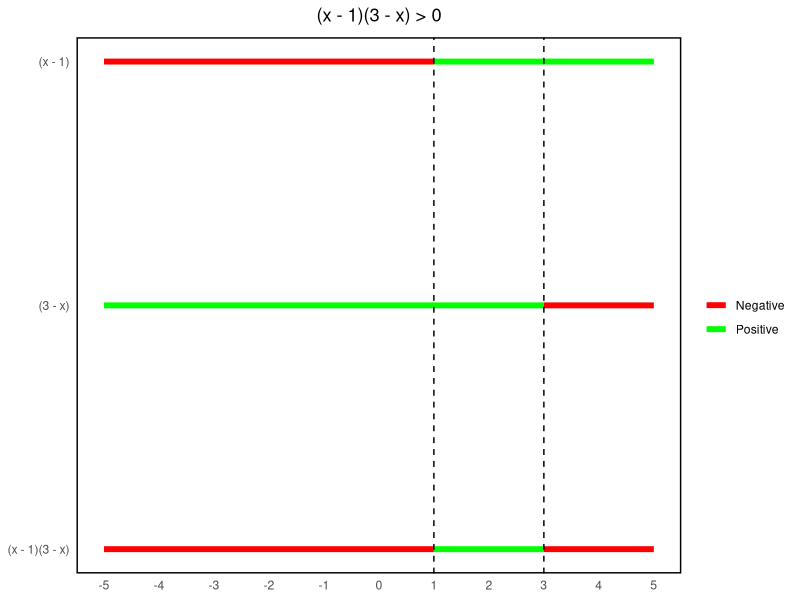
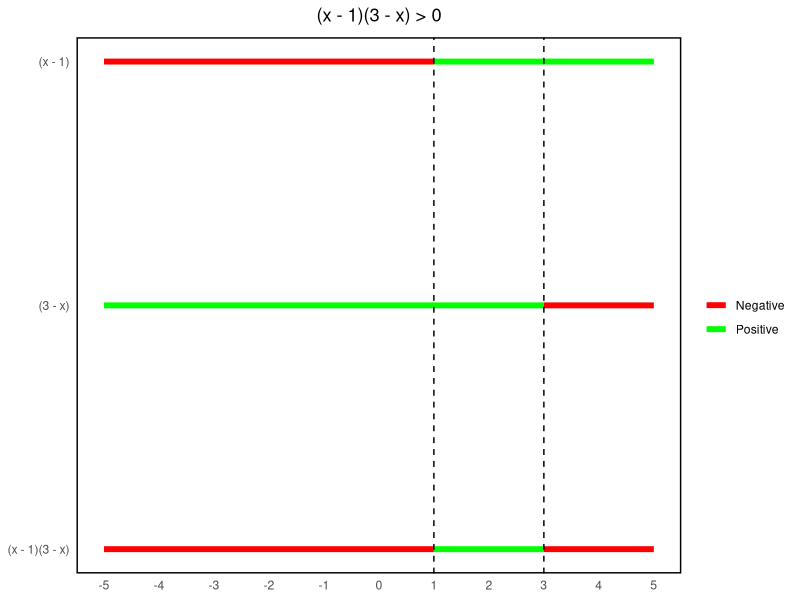

Reproduce these figures in R, in order.
## ---- chunk 1
##################### Figure 1 #####################
##################### Inequalities #####################  
# Load required package
library(ggplot2)

# Create a data frame for each expression
df1 <- data.frame(expression = "(x - 1)", x_start = -5, x_end = 1, y = 3, color = "Negative")
df2 <- data.frame(expression = "(x - 1)", x_start = 1, x_end = 5, y = 3, color = "Positive")
df3 <- data.frame(expression = "(3 - x)", x_start = -5, x_end = 3, y = 2, color = "Positive")
df4 <- data.frame(expression = "(3 - x)", x_start = 3, x_end = 5, y = 2, color = "Negative")
df5 <- data.frame(expression = "(x - 1)(3 - x)", x_start = -5, x_end = 1, y = 1, color = "Negative")
df6 <- data.frame(expression = "(x - 1)(3 - x)", x_start = 1, x_end = 3, y = 1, color = "Positive")
df7 <- data.frame(expression = "(x - 1)(3 - x)", x_start = 3, x_end = 5, y = 1, color = "Negative")

# Combine the data frames
df <- rbind(df1, df2, df3, df4, df5, df6, df7)

# Create a ggplot object
p1 <- ggplot(df, aes(x_start, y, xend = x_end, yend = y, color = color)) +
  geom_segment(size = 2) +
  geom_vline(xintercept = c(1, 3), linetype = "dashed") +
  scale_color_manual(values = c("Positive" = "green", "Negative" = "red")) +
  scale_y_continuous(breaks = c(1, 2, 3), labels = c("(x - 1)(3 - x)", "(3 - x)", "(x - 1)")) +
  scale_x_continuous(breaks = seq(-5, 5, by = 1)) +
  labs(color = "") +
  ggtitle(expression(paste("(x - 1)(3 - x) > 0"))) +
  theme_minimal() +
  theme(panel.grid.major = element_blank(), 
        panel.grid.minor = element_blank(), 
        panel.background = element_rect(fill = "white", colour = "black", size = 1, linetype = "solid"),
        axis.title = element_blank(),
        plot.title = element_text(hjust = 0.5))

# Print the plot
print(p1)

# Save the plot as a PNG image
ggsave("Sign_Diagram.png", plot = p1, width = 6, height = 4, dpi = 300)
## ---- chunk 2
##################### Table 1 #####################
##################### Interval Notation #####################
# Load required packages
library(tibble)
library(knitr)

# Create a data frame
df <- tibble(
  Notation = c("(a, b)", "[a, b]", "(a, b]", "[a, b)"),
  Name = c("The open interval from a to b.",
           "The closed interval from a to b.",
           "A half-open interval from a to b.",
           "A half-open interval from a to b."),
  `The interval consists of all x satisfying:` = c("$a < x < b$", "$a \\leq x \\leq b$", "$a < x \\leq b$", "$a \\leq x < b$")
)

# Create a LaTeX table
table <- kable(df, "latex", escape = FALSE)

# Save the LaTeX table to a file
writeLines(table, "Notation.tex")
